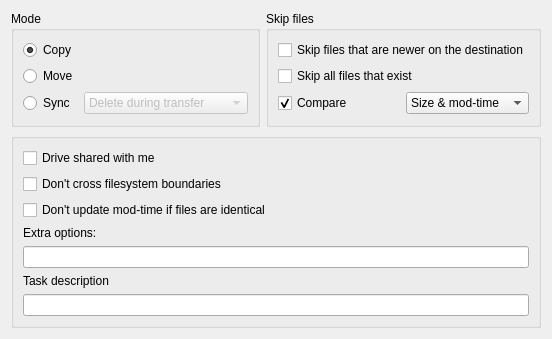
                    <widget class="QWidget" name="tab1">
                        <attribute name="title">
                            <string>Settings</string>
                        </attribute>
                        <layout class="QGridLayout" name="gridLayout_2">
                            <item row="1" column="0" colspan="2">
                                <widget class="QGroupBox" name="groupBox">
                                    <property name="title">
                                        <string/>
                                    </property>
                                    <layout class="QVBoxLayout" name="verticalLayout">
                                        <item>
                                            <widget class="QCheckBox" name="checkisDriveSharedWithMe">
                                                <property name="enabled">
                                                    <bool>true</bool>
                                                </property>
                                                <property name="toolTip">
                                                    <string>--drive-shared-with-me</string>
                                                </property>
                                                <property name="text">
                                                    <string>Drive shared with me</string>
                                                </property>
                                                <property name="checked">
                                                    <bool>false</bool>
                                                </property>
                                            </widget>
                                        </item>
                                        <item>
                                            <widget class="QCheckBox" name="checkSameFilesystem">
                                                <property name="toolTip">
                                                    <string>--one-file-system</string>
                                                </property>
                                                <property name="text">
                                                    <string>Don't cross filesystem boundaries</string>
                                                </property>
                                            </widget>
                                        </item>
                                        <item>
                                            <widget class="QCheckBox" name="checkDontUpdateModified">
                                                <property name="toolTip">
                                                    <string>--no-update-modtime</string>
                                                </property>
                                                <property name="text">
                                                    <string>Don't update mod-time if files are identical</string>
                                                </property>
                                            </widget>
                                        </item>
                                        <item>
                                            <widget class="QLabel" name="label_12">
                                                <property name="text">
                                                    <string>Extra options:</string>
                                                </property>
                                            </widget>
                                        </item>
                                        <item>
                                            <widget class="QLineEdit" name="textExtra"/>
                                        </item>
                                        <item>
                                            <widget class="QLabel" name="label_15">
                                                <property name="text">
                                                    <string>Task description</string>
                                                </property>
                                            </widget>
                                        </item>
                                        <item>
                                            <widget class="QLineEdit" name="textDescription"/>
                                        </item>
                                    </layout>
                                </widget>
                            </item>
                            <item row="0" column="1">
                                <widget class="QGroupBox" name="skipFilesGroup">
                                    <property name="title">
                                        <string>Skip files</string>
                                    </property>
                                    <layout class="QGridLayout" name="gridLayout_4">
                                        <property name="bottomMargin">
                                            <number>0</number>
                                        </property>
                                        <item row="2" column="0" colspan="3">
                                            <widget class="QCheckBox" name="checkSkipExisting">
                                                <property name="toolTip">
                                                    <string>--ignore-existing</string>
                                                </property>
                                                <property name="text">
                                                    <string>Skip all files that exist</string>
                                                </property>
                                            </widget>
                                        </item>
                                        <item row="4" column="0">
                                            <spacer name="verticalSpacer_3">
                                                <property name="orientation">
                                                    <enum>Qt::Vertical</enum>
                                                </property>
                                                <property name="sizeHint" stdset="0">
                                                    <size>
                                                        <width>0</width>
                                                        <height>10</height>
                                                    </size>
                                                </property>
                                            </spacer>
                                        </item>
                                        <item row="1" column="0" colspan="3">
                                            <widget class="QCheckBox" name="checkSkipNewer">
                                                <property name="toolTip">
                                                    <string>--update</string>
                                                </property>
                                                <property name="text">
                                                    <string>Skip files that are newer on the destination</string>
                                                </property>
                                            </widget>
                                        </item>
                                        <item row="3" column="3">
                                            <spacer name="horizontalSpacer">
                                                <property name="orientation">
                                                    <enum>Qt::Horizontal</enum>
                                                </property>
                                                <property name="sizeHint" stdset="0">
                                                    <size>
                                                        <width>0</width>
                                                        <height>0</height>
                                                    </size>
                                                </property>
                                            </spacer>
                                        </item>
                                        <item row="3" column="2" alignment="Qt::AlignVCenter">
                                            <widget class="QComboBox" name="cbCompare">
                                                <property name="sizePolicy">
                                                    <sizepolicy hsizetype="Fixed" vsizetype="Fixed">
                                                        <horstretch>0</horstretch>
                                                        <verstretch>0</verstretch>
                                                    </sizepolicy>
                                                </property>
                                                <property name="currentText">
                                                    <string>Size &amp; mod-time</string>
                                                </property>
                                                <item>
                                                    <property name="text">
                                                        <string>Size &amp; mod-time</string>
                                                    </property>
                                                </item>
                                                <item>
                                                    <property name="text">
                                                        <string>Size &amp; checksum</string>
                                                    </property>
                                                </item>
                                                <item>
                                                    <property name="text">
                                                        <string>Only mod-time</string>
                                                    </property>
                                                </item>
                                                <item>
                                                    <property name="text">
                                                        <string extracomment="--size-only">Only size</string>
                                                    </property>
                                                </item>
                                                <item>
                                                    <property name="text">
                                                        <string extracomment="--checksum">Only checksum</string>
                                                    </property>
                                                </item>
                                            </widget>
                                        </item>
                                        <item row="3" column="0" colspan="2">
                                            <widget class="QCheckBox" name="checkCompare">
                                                <property name="toolTip">
                                                    <string>compare logic</string>
                                                </property>
                                                <property name="text">
                                                    <string>Compare</string>
                                                </property>
                                                <property name="checked">
                                                    <bool>true</bool>
                                                </property>
                                            </widget>
                                        </item>
                                    </layout>
                                </widget>
                            </item>
                            <item row="0" column="0">
                                <widget class="QGroupBox" name="modeGroup">
                                    <property name="title">
                                        <string>Mode</string>
                                    </property>
                                    <layout class="QGridLayout" name="gridLayout_5">
                                        <property name="bottomMargin">
                                            <number>0</number>
                                        </property>
                                        <item row="0" column="0">
                                            <widget class="QRadioButton" name="rbCopy">
                                                <property name="sizePolicy">
                                                    <sizepolicy hsizetype="Fixed" vsizetype="Fixed">
                                                        <horstretch>0</horstretch>
                                                        <verstretch>0</verstretch>
                                                    </sizepolicy>
                                                </property>
                                                <property name="toolTip">
                                                    <string>copy</string>
                                                </property>
                                                <property name="text">
                                                    <string>Copy</string>
                                                </property>
                                                <property name="checked">
                                                    <bool>true</bool>
                                                </property>
                                            </widget>
                                        </item>
                                        <item row="1" column="0">
                                            <widget class="QRadioButton" name="rbMove">
                                                <property name="sizePolicy">
                                                    <sizepolicy hsizetype="Fixed" vsizetype="Fixed">
                                                        <horstretch>0</horstretch>
                                                        <verstretch>0</verstretch>
                                                    </sizepolicy>
                                                </property>
                                                <property name="toolTip">
                                                    <string>move</string>
                                                </property>
                                                <property name="text">
                                                    <string>Move</string>
                                                </property>
                                            </widget>
                                        </item>
                                        <item row="2" column="0">
                                            <widget class="QRadioButton" name="rbSync">
                                                <property name="sizePolicy">
                                                    <sizepolicy hsizetype="Fixed" vsizetype="Fixed">
                                                        <horstretch>0</horstretch>
                                                        <verstretch>0</verstretch>
                                                    </sizepolicy>
                                                </property>
                                                <property name="toolTip">
                                                    <string>sync</string>
                                                </property>
                                                <property name="text">
                                                    <string>Sync</string>
                                                </property>
                                            </widget>
                                        </item>
                                        <item row="2" column="1">
                                            <widget class="QComboBox" name="cbSyncDelete">
                                                <property name="enabled">
                                                    <bool>false</bool>
                                                </property>
                                                <property name="sizePolicy">
                                                    <sizepolicy hsizetype="Fixed" vsizetype="Fixed">
                                                        <horstretch>0</horstretch>
                                                        <verstretch>0</verstretch>
                                                    </sizepolicy>
                                                </property>
                                                <item>
                                                    <property name="text">
                                                        <string>Delete during transfer</string>
                                                    </property>
                                                </item>
                                                <item>
                                                    <property name="text">
                                                        <string>Delete after transfering</string>
                                                    </property>
                                                </item>
                                                <item>
                                                    <property name="text">
                                                        <string>Delete before transfering</string>
                                                    </property>
                                                </item>
                                            </widget>
                                        </item>
                                        <item row="3" column="1">
                                            <spacer name="verticalSpacer">
                                                <property name="orientation">
                                                    <enum>Qt::Vertical</enum>
                                                </property>
                                                <property name="sizeHint" stdset="0">
                                                    <size>
                                                        <width>0</width>
                                                        <height>0</height>
                                                    </size>
                                                </property>
                                            </spacer>
                                        </item>
                                        <item row="4" column="1">
                                            <spacer name="horizontalSpacer_2">
                                                <property name="orientation">
                                                    <enum>Qt::Horizontal</enum>
                                                </property>
                                                <property name="sizeHint" stdset="0">
                                                    <size>
                                                        <width>0</width>
                                                        <height>0</height>
                                                    </size>
                                                </property>
                                            </spacer>
                                        </item>
                                    </layout>
                                </widget>
                            </item>
                            <item row="2" column="0">
                                <spacer name="verticalSpacer_2">
                                    <property name="orientation">
                                        <enum>Qt::Vertical</enum>
                                    </property>
                                    <property name="sizeHint" stdset="0">
                                        <size>
                                            <width>20</width>
                                            <height>0</height>
                                        </size>
                                    </property>
                                </spacer>
                            </item>
                        </layout>
                    </widget>
